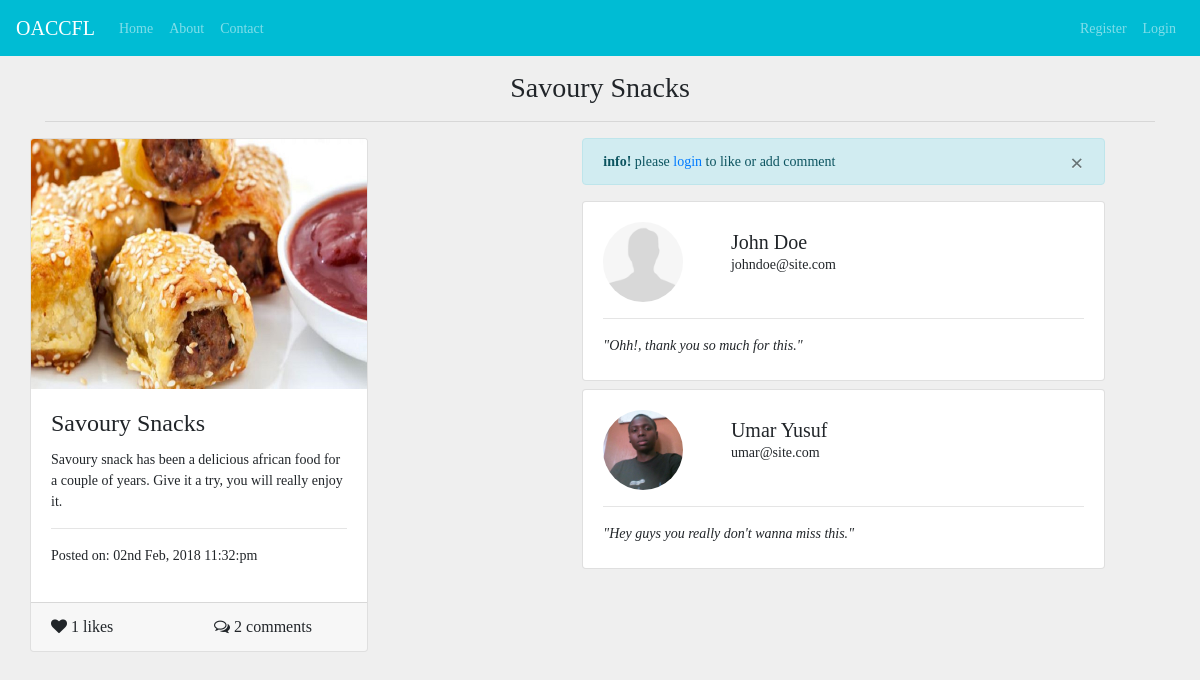
/comments.php?share_id=8, run on the app's committed database.
### tables this page shows
CREATE TABLE `foods` (
  `id` int(11) NOT NULL,
  `food_name` varchar(150) NOT NULL,
  `description` varchar(255) NOT NULL,
  `photo` varchar(200) NOT NULL,
  `user_id` int(11) NOT NULL,
  `date_created` varchar(150) NOT NULL,
  `likes` int(11) NOT NULL DEFAULT '0'
);

CREATE TABLE `comments` (
  `id` int(11) NOT NULL,
  `share_id` int(11) NOT NULL,
  `user_id` int(11) NOT NULL,
  `message` varchar(255) NOT NULL
);

CREATE TABLE `users` (
  `id` int(11) NOT NULL,
  `name` varchar(255) NOT NULL,
  `email` varchar(255) NOT NULL,
  `phone` varchar(20) NOT NULL,
  `password` varchar(255) NOT NULL,
  `created_at` datetime NOT NULL DEFAULT CURRENT_TIMESTAMP,
  `picture` varchar(255) NOT NULL DEFAULT 'user.jpg'
);

### comments.php (the view, shortened to what this page needs)
<?php
require_once 'config/db.php';
$message = $no_comment = $msg_comment = $comment_err = "";
$share_id = $_GET['share_id'];
$sql = "SELECT * FROM foods WHERE id=:share_id";
if ($stmt = $pdo->prepare($sql)) {
	$stmt->bindParam(":share_id", $share_id, PDO::PARAM_INT);
	if ($stmt->execute()) {
		if ($stmt->rowCount() === 1) {
			$data  = $stmt->fetch();
		}else{
			die("Shared food does not exist");
		}
	}else{
		die("Error executing code");
	}
}
$sql = "SELECT users.id, users.name, users.email, users.picture, comments.id AS com_id, comments.message FROM comments INNER JOIN users ON users.id=comments.user_id AND comments.share_id=:share_id ORDER BY comments.id DESC";
if ($stmt = $pdo->prepare($sql)) {
	$stmt->bindParam(":share_id", $share_id, PDO::PARAM_INT);
	if ($stmt->execute()) {
		if ($stmt->rowCount() > 0) {
			$result = $stmt->fetchAll(PDO::FETCH_ASSOC);
		}else{
			$no_comment = "There is no comment yet";
		}
	}else{
	}
}
require_once 'includes/head.php';
require_once 'includes/nav.php';
?>
<div class="container">
	<div class="row">
		<div class="col-md-12">
			<h3 class="text-center mt-3"><?php echo $data['food_name']; ?></h3>
			<hr>
		</div>
		<div class="row">
			<div class="col-md-4">
				<div class="card">
					<img src="assets/images/<?php echo $data['photo'] ?>" alt="<?php echo $data['food_name'] ?>" style="height: 250px" class="food-img card-img-top">
					<div class="card-body">
						<h4 class="card-title"><?php echo $data['food_name']; ?></h4>
						<p class="card-text"><?php echo $data['description']; ?></p>
						<hr>
						<p>Posted on: <?php echo $data['date_created']; ?></p>
					</div>
					<div class="card-footer" style="font-size: 16px">
						<div class="row">
							<div class="col">
								<span class=""><i class="fa fa-heart"></i> <?php echo $data['likes']; ?> likes</span>
							</div>
							<div class="col">
								<span class="">
				  			<?php
					  				$sql = "SELECT COUNT(id) FROM comments WHERE share_id=:share_id";
					  				if($stmt = $pdo->prepare($sql)){
					  					$stmt->bindParam(":share_id", $data["id"], PDO::PARAM_INT);
					  					if($stmt->execute()){
					  						if($stmt->rowCount() > 0) {
					  							$num = $stmt->fetch();
					  							echo '<i class="fa fa-comments-o"></i> '.$num[0].' comments';
					  						}else{
					  							echo '<i class="fa fa-comments-o"></i> 0 comment';
					  						}
					  					}
					  				}
					  			?>
				  			</span>
							</div>
						</div>
					</div>
				</div>
			</div>
			<div class="col-md-6 offset-2">
				<?php if (isset($_SESSION['user_id'])): ?>
					<h3>Add comment</h3>
					<form action="<?php echo htmlspecialchars($_SERVER['PHP_SELF']).'?share_id='.$share_id; ?>" method="post">
						<div class="form-group">
							<label for="message">Your comment:</label>
							<textarea name="message" id="message" rows="2" class="form-control <?php echo ($comment_err !== '') ? 'is-invalid' : '' ?>"></textarea>
							<span class="invalid-feedback"><?php echo $comment_err; ?></span>
						</div>
						<button type="submit" name="add_comment" class="btn bg-cyan">Add Comment <i class="fa fa-comment-o"></i></button>
					</form>
					<hr>
				<?php else: ?>
					<div class="alert alert-info alert-dismissable fade show">
					  <button type="button" class="close" data-dismiss="alert">&times;</button>
					  <strong>info! </strong>please <a href="login.php">login</a> to like or add comment
					</div>
				<?php endif ?>
				<?php if (!empty($no_comment)): ?>
					<div class="card card-body bg-info"><?php echo $no_comment; ?></div>
				<?php else: ?>
					<?php foreach ($result as $val): ?>
						<div class="card mb-2 ">
							<div class="card-body pb-2">
								<div class="row">
									<div class="col-md-3">
										<img src="assets/images/users/<?php echo $val['picture']; ?>" alt="<?php echo $val['name'] ?>" class="img-comment img-fluid rounded-circle">
									</div>
									<div class="col-md-9">
										<h5 class="card-title mt-2 mb-0"><?php echo $val['name']; ?></h5>
										<p class="text"><?php echo $val["email"]; ?></p>
									</div>
								</div>
								<hr>
								<p class="font-italic">"<?php echo html_entity_decode($val['message']); ?>"</p>
							</div>
						</div>
					<?php endforeach ?>
				<?php endif ?>
			</div>
		</div>
	</div>
</div>
<?php
require_once 'includes/foot.php';
?>

### assets/css/styles.css (style rules this page uses)
* { margin: 0; padding: 0; box-sizing: border-box; }
body { font-family: ubuntu; background-color: #efefef; margin-top: 55px; font-size: 14px; }
.navbar-brand, h1, .card-title, .nice-font { font-family: lobster; }
.food-img { height: 200px; }
.img-comment { width: 80px; height: 80px; }

### data on the page
foods: food_name "Savoury Snacks", photo (picture), description "Savoury snack has been a delicious african food for a couple of years. Give it a try, you will really enjoy it.", date_created "02nd Feb, 2018 11:32:pm", likes "1"
comments: user.picture (placeholder picture), user.name "John Doe", user.email "johndoe@site.com", message "Ohh!, thank you so much for this."
comments: user.picture (picture), user.name "Umar Yusuf", user.email "umar@site.com", message "Hey guys you really don't wanna miss this."

### other printed values
$num[0] "2"
